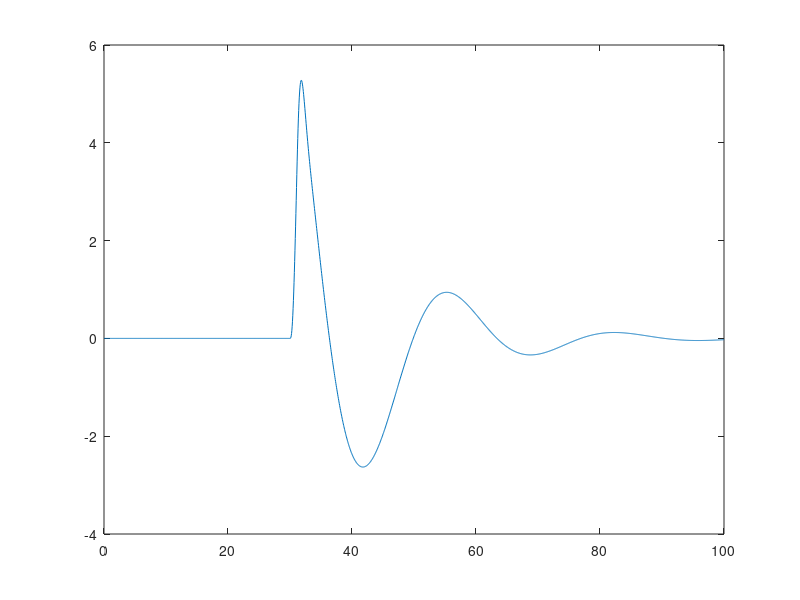

Write MATLAB code to recreate this figure.

% 参数
Kp = 1.5;
Ki = 0.5;
Kd = 5;
p = 2;
t = 0:0.05:100;  % 定义时间区间

% PID function
n = [Kd, Kp, Ki];  %分子多项式系数向量
d = [1 0];  %分母多项式向量
gc_pid = tf(n, d); % 构建传递函数对象

% PD function
n = [Kd, Kp, 0];  %分子多项式系数向量
d = [1 0];  %分母多项式向量
gc_pd = tf(n, d);% 构建传递函数对象

% PI function
n = [0, Kp, Ki];  %分子多项式系数向量
d = [1 0];  %分母多项式向量
gc_pi = tf(n, d);% 构建传递函数对象

% Pump Function
n = [1 0];  % s
gp = tf(1, n);

% Patient Function
n = [1, 2*p, p*p];
g = tf(1, n);

% H(s)
H = tf(1, 1);

% --------------------------------------
%     gc = 1;
%     gc = gc_pi;
%     gc = gc_pd;
    gc = gc_pid;
% --------------------------------------

% 传递函数
fai_r = (gc*gp*g)/(1+H*gc*gp*g);
fai_Td = (g)/(1+H*gc*gp*g);
fai_n = (H*gc*gp*g)/(1+H*gc*gp*g);

% 创建r序列
% r = ones(size(t)) * 10;
r = zeros(size(t));

% 创建n序列
n = zeros(size(t));  % 初始化为全零
% n(t > 30 & t <= 31) = n(t > 30 & t <= 31) + (max(0, min((t(t > 30 & t <= 31) - 30), 1)) * 10);
% n(t > 31) = 10;

% 创建Td序列
num = 50;
Td = zeros(size(t));  % 初始化为全零
Td(t > 30 & t <= 31) = Td(t > 30 & t <= 31) + (max(0, min((t(t > 30 & t <= 31) - 30), 1)) * num);
Td(t > 31) = num;


output_r = lsim(fai_r, r, t);  % 对应fai_r的输出
output_Td = lsim(fai_Td, Td, t);  % 对应fai_Td的输出
output_n = lsim(fai_n, n, t);   % 对应fai_n的输出

% 得到总输出
output = output_r + output_Td + output_n;  

plot(t, output);  % 画出时域图像



